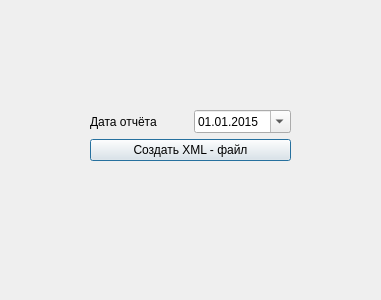
<?xml version="1.0" encoding="UTF-8"?>
<ui version="4.0">
 <class>XmlWindow</class>
 <widget class="QWidget" name="XmlWindow">
  <property name="windowModality">
   <enum>Qt::ApplicationModal</enum>
  </property>
  <property name="geometry">
   <rect>
    <x>0</x>
    <y>0</y>
    <width>381</width>
    <height>300</height>
   </rect>
  </property>
  <property name="minimumSize">
   <size>
    <width>381</width>
    <height>300</height>
   </size>
  </property>
  <property name="maximumSize">
   <size>
    <width>381</width>
    <height>300</height>
   </size>
  </property>
  <property name="windowTitle">
   <string>Отчёт XML</string>
  </property>
  <widget class="QWidget" name="layoutWidget">
   <property name="geometry">
    <rect>
     <x>90</x>
     <y>110</y>
     <width>201</width>
     <height>53</height>
    </rect>
   </property>
   <layout class="QVBoxLayout" name="verticalLayout">
    <item>
     <layout class="QHBoxLayout" name="horizontalLayout">
      <item>
       <widget class="QLabel" name="label">
        <property name="sizePolicy">
         <sizepolicy hsizetype="Expanding" vsizetype="Preferred">
          <horstretch>0</horstretch>
          <verstretch>0</verstretch>
         </sizepolicy>
        </property>
        <property name="text">
         <string>Дата отчёта</string>
        </property>
       </widget>
      </item>
      <item>
       <widget class="QDateEdit" name="dateEdit">
        <property name="sizePolicy">
         <sizepolicy hsizetype="Expanding" vsizetype="Fixed">
          <horstretch>0</horstretch>
          <verstretch>0</verstretch>
         </sizepolicy>
        </property>
        <property name="dateTime">
         <datetime>
          <hour>0</hour>
          <minute>0</minute>
          <second>0</second>
          <year>2015</year>
          <month>1</month>
          <day>1</day>
         </datetime>
        </property>
        <property name="currentSection">
         <enum>QDateTimeEdit::DaySection</enum>
        </property>
        <property name="displayFormat">
         <string>dd.MM.yyyy</string>
        </property>
        <property name="calendarPopup">
         <bool>true</bool>
        </property>
       </widget>
      </item>
     </layout>
    </item>
    <item>
     <widget class="QPushButton" name="createXmlBrutton">
      <property name="text">
       <string>Создать XML - файл</string>
      </property>
      <property name="default">
       <bool>true</bool>
      </property>
     </widget>
    </item>
   </layout>
  </widget>
 </widget>
 <resources/>
 <connections/>
</ui>
